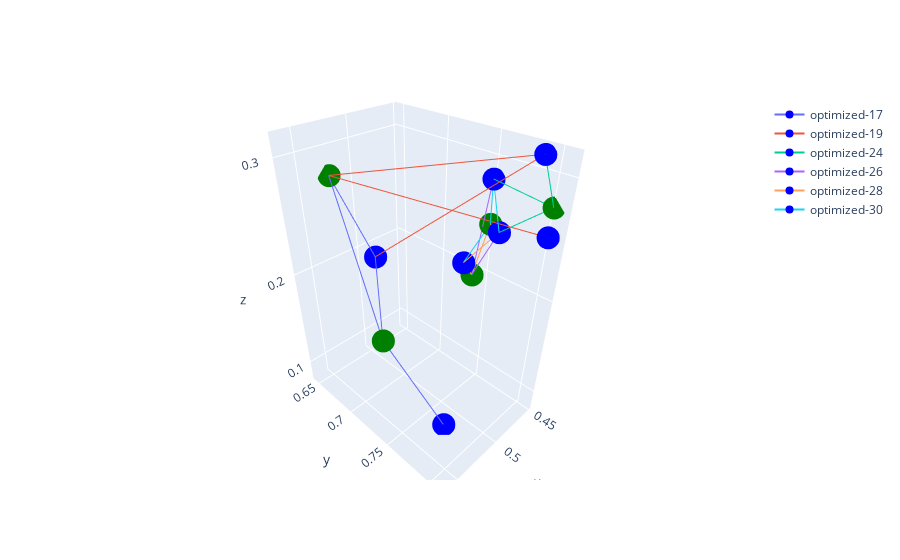
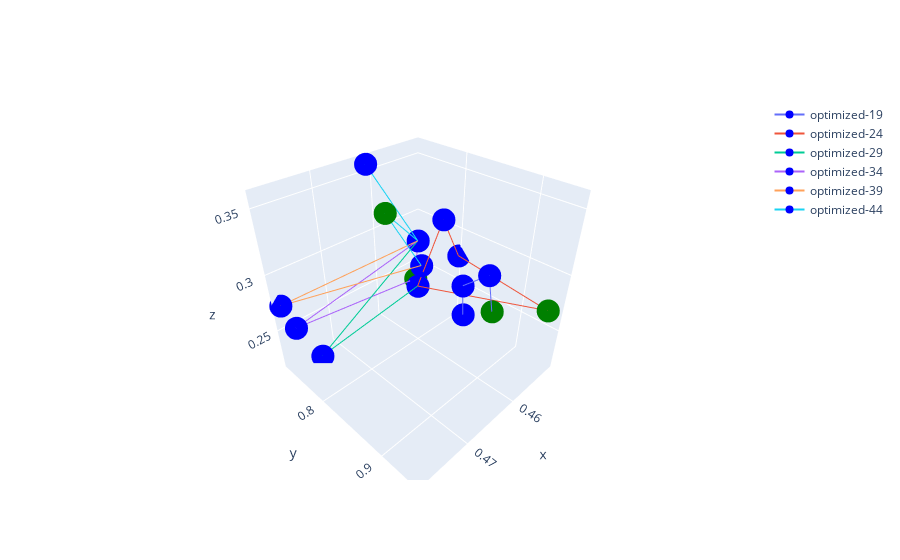
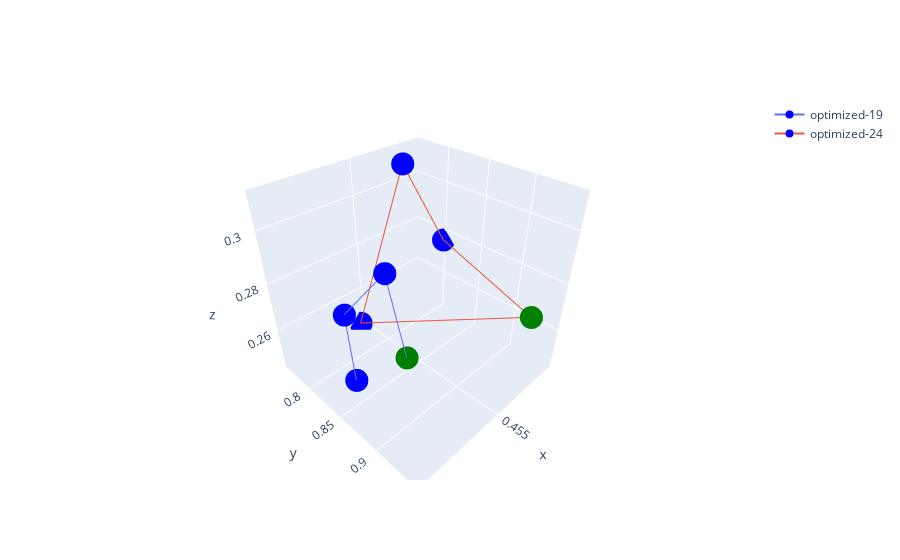
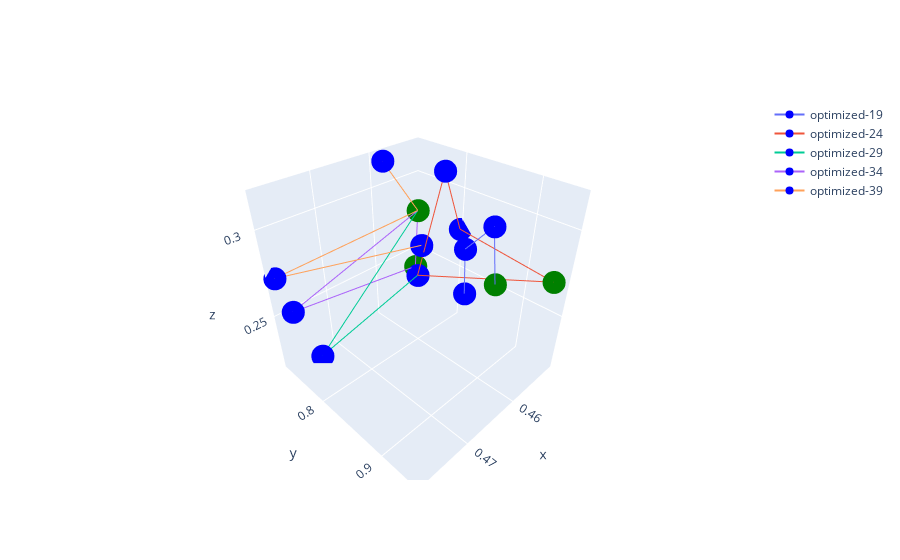

Write notebook code for charts like these, in order.
### Markdown cell above
Rutas en el espacio de los objetivos

### Code cell
def concatenate_data(obj_reg, data_obj, color ):
    if len(data_obj.shape) == 1:
        shape = 1
        x = [data_obj[0]]
        y = [data_obj[1]]
        z = [data_obj[2]]
    else:
        shape = data_obj.shape[0]
        x = data_obj[:,0]
        y = data_obj[:,1]
        z = data_obj[:,2]

    append_data(obj_reg, "x", x, "concatenate")
    append_data(obj_reg, "y", y, "concatenate")
    append_data(obj_reg, "z", z, "concatenate")
    append_data(obj_reg, "color", [color]*shape, "concatenate")
    

def plot_roadmap():

    data_front = get_data_experiments("individuo", is_obj_space=False) 
    all_data = {}

    # por cada usuario
    for user_name in np.unique(data_front["usuario"]):
        if not has_attr(all_data, user_name):
            all_data[user_name] = {}
            
        data_user = data_front.loc[data_front["usuario"] == user_name]

        print("++++++++", user_name)
        # individuos seleccionados
        data_sel_ind = load_json(f"{root_dir}/{user_name}/history/selected_individuals.txt")


        for type_exp in np.unique(data_user["type experiment"]):
            data_type_exp = data_user.loc[data_user["type experiment"] == type_exp]

            for storage_pos in np.unique(data_type_exp["id experiment"]):
                data_exp = data_type_exp.loc[data_type_exp["id experiment"] == storage_pos]

                is_plot = False
                fig = go.Figure()
                # para cada frente

                # frentes
                ids_front = np.unique(data_exp["id pareto"])
                ids_front = [int(id.split("-")[1]) for id in ids_front]
                ids_front.sort()
                ids_front = [f"optimized-{id}" for id in ids_front]
                for id_pareto in  ids_front:
                    print("--------------")
                    if not has_attr(data_sel_ind, storage_pos):
                        continue
                    if not has_attr(data_sel_ind[storage_pos], id_pareto):
                        continue
                    print(id_pareto, type_exp, storage_pos)

                    # datos de selección
                    sel_data = data_sel_ind[storage_pos][id_pareto]
     
                    data_obj = load_object_space_ros_non_dom(id_pareto, non_dominated=False)
                    data_reg = {}
                    
                    num_inds = np.array(sel_data["selected_individuals"]["num_individuals"])
                    print(num_inds.shape, num_inds)
                    data_ind = data_obj[num_inds]
                    
                    # individuos seleccionados
                    if has_attr(sel_data, "selected_individuals"):
                        concatenate_data(data_reg, data_ind, "blue")
                        
                 
                    # punto cercano al de referencia
                    if has_attr(sel_data, "close_individual"):
                        num_ref_close = sel_data["close_individual"]["num_ind"]
                        # se busca la pos de point_close
                        pos_close = num_inds == num_ref_close
                        pos_close = pos_close + 0
                        pos_close = np.argmax(pos_close)
                        
                        # # la ruta se regresa al punto cercano
                        # pos_ind_return = np.arange(len(num_inds)-1-pos_close) + pos_close + 1 
                        # data_return = data_obj[pos_ind_return]
                        # if data_return.shape[0] > 1: 
                        #     data_return = np.flip(data_return, 0)
                        # # concatenate_data(data_reg, data_return, "blue")
                        
                        # se agrega el individuo cercano
                        ref_close = data_obj[num_ref_close]
                        concatenate_data(data_reg, ref_close, "green")
                        
                        print(f"num_inds_selected:{num_inds}")
                        print(f"ref_close:{ref_close} num_ind:{num_ref_close} id_pareto:{sel_data['close_individual']['id_pareto_front']}")
                        print(" values:",np.sum(sel_data["close_individual"]["point"] == ref_close))

                    # punto de referencia
                    # if has_attr(sel_data, "reference_point"):
                    #     ref_point = np.array(sel_data["reference_point"]["point"])
                    #     print(f"reference_point:{ref_point} num_ind:{sel_data['reference_point']['num_ind']} id_pareto:{sel_data['reference_point']['id_pareto_front']}")
                    #     concatenate_data(data_reg, ref_point, "red")

 
                    is_plot = True
                    all_data[user_name][id_pareto] = data_reg
                    fig.add_trace(go.Scatter3d(x=data_reg["x"], y=data_reg["y"], z=data_reg["z"], mode='lines+markers', name=id_pareto, marker=dict(color=data_reg["color"])))
                
                if is_plot:
                    fig.show()
                    
    return all_data

        

data_fig = plot_roadmap()

### Figure 1 — Plotly figure (JSON) as saved in the notebook; plotly's stock layout.template omitted (floating-point values rounded to 4 significant figures)
{"data": [{"marker": {"color": ["blue", "blue", "blue", "blue", "green"]}, "mode": "lines+markers", "name": "optimized-17", "type": "scatter3d", "x": [0.5223, 0.564, 0.4985, 0.5255, 0.564], "y": [0.773, 0.7478, 0.6635, 0.6453, 0.7478], "z": [0.08465, 0.1921, 0.1982, 0.2768, 0.1921]}, {"marker": {"color": ["blue", "blue", "blue", "blue", "green"]}, "mode": "lines+markers", "name": "optimized-19", "type": "scatter3d", "x": [0.4985, 0.4533, 0.5255, 0.4642, 0.5255], "y": [0.6635, 0.7904, 0.6453, 0.8084, 0.6453], "z": [0.1982, 0.3113, 0.2768, 0.2608, 0.2768]}, {"marker": {"color": ["blue", "blue", "blue", "blue", "green"]}, "mode": "lines+markers", "name": "optimized-24", "type": "scatter3d", "x": [0.4533, 0.451, 0.454, 0.4554, 0.451], "y": [0.7904, 0.8019, 0.752, 0.763, 0.8019], "z": [0.3113, 0.2763, 0.2838, 0.2442, 0.2763]}, {"marker": {"color": ["blue", "blue", "blue", "blue", "green"]}, "mode": "lines+markers", "name": "optimized-26", "type": "scatter3d", "x": [0.4548, 0.4554, 0.454, 0.4664, 0.4554], "y": [0.7537, 0.763, 0.752, 0.7483, 0.763], "z": [0.2478, 0.2442, 0.2838, 0.2036, 0.2442]}, {"marker": {"color": ["blue", "blue", "blue", "blue", "green"]}, "mode": "lines+markers", "name": "optimized-28", "type": "scatter3d", "x": [0.4664, 0.4741, 0.4554, 0.4548, 0.4664], "y": [0.7483, 0.7449, 0.763, 0.7537, 0.7483], "z": [0.2036, 0.2172, 0.2442, 0.2478, 0.2036]}, {"marker": {"color": ["blue", "blue", "blue", "blue", "green"]}, "mode": "lines+markers", "name": "optimized-30", "type": "scatter3d", "x": [0.4554, 0.454, 0.4548, 0.4741, 0.4548], "y": [0.763, 0.752, 0.7537, 0.7449, 0.7537], "z": [0.2442, 0.2838, 0.2478, 0.2172, 0.2478]}], "layout": {}}

### Figure 2 — Plotly figure (JSON) as saved in the notebook; plotly's stock layout.template omitted (floating-point values rounded to 4 significant figures)
{"data": [{"marker": {"color": ["blue", "blue", "blue", "blue", "green"]}, "mode": "lines+markers", "name": "optimized-19", "type": "scatter3d", "x": [0.4596, 0.4597, 0.4589, 0.4582, 0.4582], "y": [0.8687, 0.8667, 0.8955, 0.9, 0.9], "z": [0.2627, 0.2885, 0.3042, 0.2729, 0.2729]}, {"marker": {"color": ["blue", "blue", "blue", "blue", "green"]}, "mode": "lines+markers", "name": "optimized-24", "type": "scatter3d", "x": [0.4531, 0.451, 0.4533, 0.4554, 0.4531], "y": [0.9444, 0.8019, 0.7904, 0.763, 0.9444], "z": [0.2751, 0.2763, 0.3113, 0.2442, 0.2751]}, {"marker": {"color": ["blue", "blue", "blue", "blue", "green"]}, "mode": "lines+markers", "name": "optimized-29", "type": "scatter3d", "x": [0.454, 0.4741, 0.4554, 0.4548, 0.4554], "y": [0.752, 0.7449, 0.763, 0.7537, 0.763], "z": [0.2838, 0.2172, 0.2442, 0.2478, 0.2442]}, {"marker": {"color": ["blue", "blue", "blue", "blue", "green"]}, "mode": "lines+markers", "name": "optimized-34", "type": "scatter3d", "x": [0.4554, 0.4548, 0.4771, 0.454, 0.4548], "y": [0.763, 0.7537, 0.7383, 0.752, 0.7537], "z": [0.2442, 0.2478, 0.2532, 0.2838, 0.2478]}, {"marker": {"color": ["blue", "blue", "blue", "blue", "green"]}, "mode": "lines+markers", "name": "optimized-39", "type": "scatter3d", "x": [0.4547, 0.4782, 0.454, 0.4594, 0.454], "y": [0.764, 0.7286, 0.752, 0.7391, 0.752], "z": [0.2642, 0.2735, 0.2838, 0.3162, 0.2838]}, {"marker": {"color": ["blue", "blue", "blue", "blue", "green"]}, "mode": "lines+markers", "name": "optimized-44", "type": "scatter3d", "x": [0.4619, 0.454, 0.4594, 0.4547, 0.4594], "y": [0.733, 0.752, 0.7391, 0.764, 0.7391], "z": [0.358, 0.2838, 0.3162, 0.2642, 0.3162]}], "layout": {}}

### Figure 3 — Plotly figure (JSON) as saved in the notebook; plotly's stock layout.template omitted (floating-point values rounded to 4 significant figures)
{"data": [{"marker": {"color": ["blue", "blue", "blue", "blue", "green"]}, "mode": "lines+markers", "name": "optimized-19", "type": "scatter3d", "x": [0.4596, 0.4597, 0.4589, 0.4582, 0.4582], "y": [0.8687, 0.8667, 0.8955, 0.9, 0.9], "z": [0.2627, 0.2885, 0.3042, 0.2729, 0.2729]}, {"marker": {"color": ["blue", "blue", "blue", "blue", "green"]}, "mode": "lines+markers", "name": "optimized-24", "type": "scatter3d", "x": [0.4531, 0.451, 0.4533, 0.4554, 0.4531], "y": [0.9444, 0.8019, 0.7904, 0.763, 0.9444], "z": [0.2751, 0.2763, 0.3113, 0.2442, 0.2751]}], "layout": {}}

### Figure 4 — Plotly figure (JSON) as saved in the notebook; plotly's stock layout.template omitted (floating-point values rounded to 4 significant figures)
{"data": [{"marker": {"color": ["blue", "blue", "blue", "blue", "green"]}, "mode": "lines+markers", "name": "optimized-19", "type": "scatter3d", "x": [0.4596, 0.4597, 0.4589, 0.4582, 0.4582], "y": [0.8687, 0.8667, 0.8955, 0.9, 0.9], "z": [0.2627, 0.2885, 0.3042, 0.2729, 0.2729]}, {"marker": {"color": ["blue", "blue", "blue", "blue", "green"]}, "mode": "lines+markers", "name": "optimized-24", "type": "scatter3d", "x": [0.4531, 0.451, 0.4533, 0.4554, 0.4531], "y": [0.9444, 0.8019, 0.7904, 0.763, 0.9444], "z": [0.2751, 0.2763, 0.3113, 0.2442, 0.2751]}, {"marker": {"color": ["blue", "blue", "blue", "blue", "green"]}, "mode": "lines+markers", "name": "optimized-29", "type": "scatter3d", "x": [0.454, 0.4741, 0.4554, 0.4548, 0.4554], "y": [0.752, 0.7449, 0.763, 0.7537, 0.763], "z": [0.2838, 0.2172, 0.2442, 0.2478, 0.2442]}, {"marker": {"color": ["blue", "blue", "blue", "blue", "green"]}, "mode": "lines+markers", "name": "optimized-34", "type": "scatter3d", "x": [0.4554, 0.4548, 0.4771, 0.454, 0.4548], "y": [0.763, 0.7537, 0.7383, 0.752, 0.7537], "z": [0.2442, 0.2478, 0.2532, 0.2838, 0.2478]}, {"marker": {"color": ["blue", "blue", "blue", "blue", "green"]}, "mode": "lines+markers", "name": "optimized-39", "type": "scatter3d", "x": [0.4547, 0.4782, 0.454, 0.4594, 0.454], "y": [0.764, 0.7286, 0.752, 0.7391, 0.752], "z": [0.2642, 0.2735, 0.2838, 0.3162, 0.2838]}], "layout": {}}
